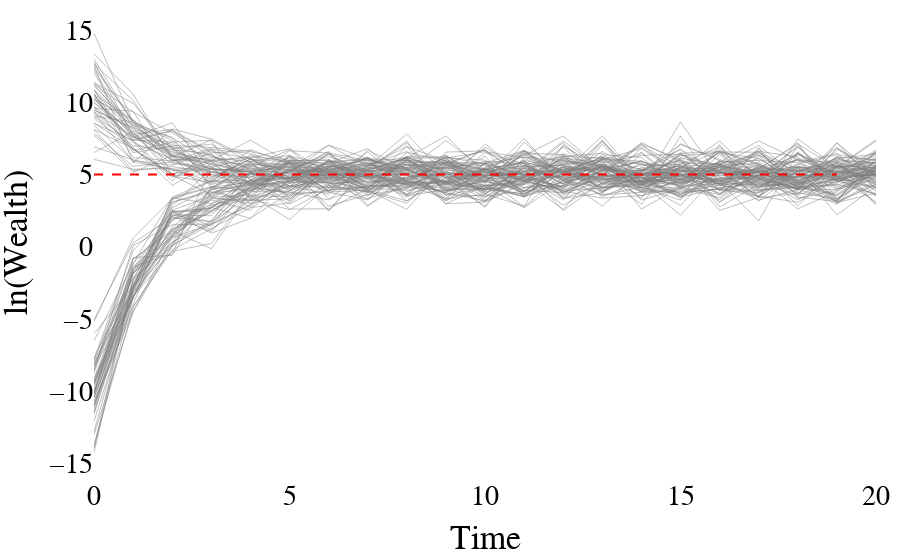

Notebook cell for this chart:
### Code cell
fig = go.Figure()

df_high = s9[s9['Group'] == 'high']
for i in df_high['Surname'].unique():
    df_nid = df_high[df_high['Surname'] == i]
    fig.add_trace(go.Scatter(
        x=df_nid['Time'], 
        y=df_nid['log_Wealth_Random'], 
        mode='lines', 
        name=f'Surname {i} (High)',
        opacity=0.5,
        # line=dict(width=1, color='#009392')
        line=dict(width=1, color='grey')
    ))


df_low = s9[s9['Group'] == 'low']
for i in df_low['Surname'].unique():
    df_nid = df_low[df_low['Surname'] == i]
    fig.add_trace(go.Scatter(
        x=df_nid['Time'], 
        y=df_nid['log_Wealth_Random'], 
        mode='lines', 
        name=f'Surname {i} (Low)',
        opacity=0.5,
        # line=dict(width=1, color='#cf597e')
        line=dict(width=1, color='grey')
    ))

# fig.add_trace(go.Scatter(
#     x=s9['Time'], 
#     y=s9['log_Wealth_Random'], 
#     mode='markers', 
#     name='All Surnames',
#     opacity=0.8,
#     marker=dict(
#         color=s9['Wealth_Rank_first'],  
#         colorscale='Temps',  
#         # colorbar=dict(title="Wealth Rank") 
#     )
# ))


# Add the trace for the 'mu' line
fig.add_trace(go.Scatter(x=s9['Time'], 
                         y=pop9['mu'],
                         mode='lines', 
                         name='mu', 
                         line=dict(color='red', dash='dash', width=2)))


fig.update_layout(
    xaxis_title='Time',
    yaxis_title='ln(Wealth)',
    legend_title='Surnames',
    font_family="Times New Roman",
    title_font_family="Times New Roman",
    font_size = 28,
    font_color = 'black',
    showlegend=False,
    margin=dict(l=10, r=10, t=10, b=10),
    # paper_bgcolor='rgba(0,0,0,0)',
    plot_bgcolor = 'rgba(0,0,0,0)'
)

fig.show()
